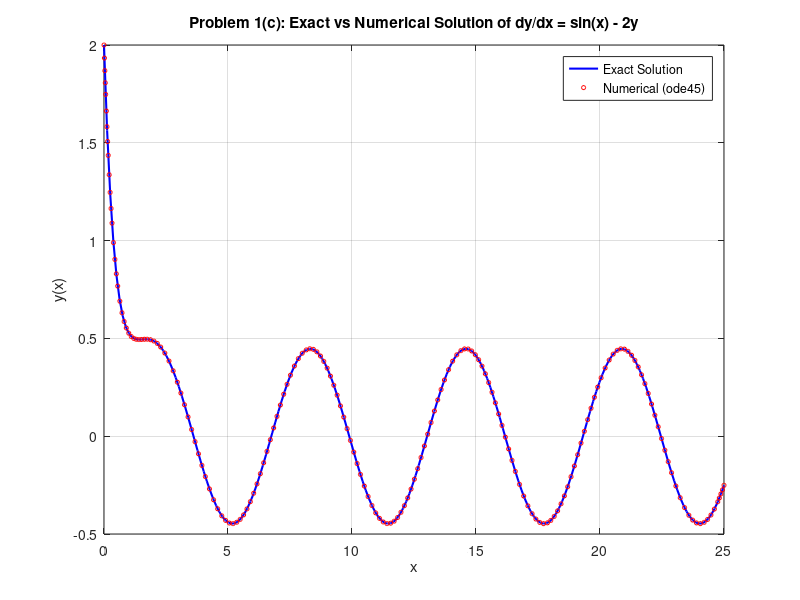
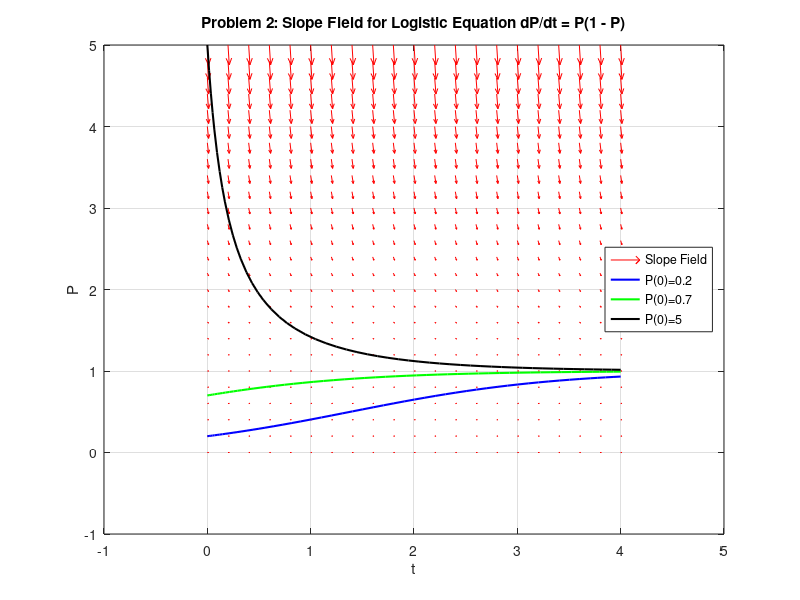

MATLAB code for these plots, in order:
%% YourLastName-Lab1-main.m
% Lab 1 - Differential Equations with MATLAB
% Name: Nouh Shaikh
% Date: October 12 2025
% Course: MTH 286
%
% ------------------------------------------------------------
% Problem 1: Solve dy/dx = sin(x) - 2y, y(0) = 2
% ------------------------------------------------------------

clc; clear; close all

%% (a) Exact Solution Derivation (symbolic form)
% dy/dx + 2y = sin(x)
% Integrating factor = e^(2x)
% Exact solution: y(x) = (2*sin(x) - cos(x))/5 + (11/5)*exp(-2x)

y_exact = @(x) (2*sin(x) - cos(x))/5 + (11/5)*exp(-2*x);

%% (b) Evaluate y(x) at x = 1, 5, 15
x_vals = [1 5 15];
y_vals = y_exact(x_vals);

fprintf('Problem 1(b): Exact solution values\n');
for i = 1:length(x_vals)
    fprintf('y(%2.0f) = %.6f\n', x_vals(i), y_vals(i));
end

%% (c) Plot exact and numerical solutions on [0, 25]
f = @(x, y) sin(x) - 2*y;  
[x_num, y_num] = ode45(f, [0 25], 2); 

x_exact = linspace(0, 25, 200);
y_exact_vals = y_exact(x_exact);

figure(1)
plot(x_exact, y_exact_vals, 'b-', 'LineWidth', 1.5); hold on
plot(x_num, y_num, 'ro', 'MarkerSize', 3);
xlabel('x'); ylabel('y(x)');
title('Problem 1(c): Exact vs Numerical Solution of dy/dx = sin(x) - 2y');
legend('Exact Solution', 'Numerical (ode45)', 'Location', 'northeast');
grid on

%% ------------------------------------------------------------
% Problem 2: Logistic Equation
% dP/dt = P(1 - P),   0 ≤ t ≤ 4,   0 ≤ P ≤ 5
% ------------------------------------------------------------

[t, P] = meshgrid(0:0.2:4, 0:0.2:5); 
dPdt = P .* (1 - P);
dt = ones(size(t));

figure(2)
quiver(t, P, dt, dPdt, 'r');
xlabel('t'); ylabel('P');
title('Problem 2: Slope Field for Logistic Equation dP/dt = P(1 - P)');
hold on

% Plot three solutions with different initial conditions
f2 = @(t, P) P .* (1 - P);
P0 = [0.2, 0.7, 5];
colors = ['b', 'g', 'k'];

for i = 1:length(P0)
    [t_num, P_num] = ode45(f2, [0 4], P0(i));
    plot(t_num, P_num, 'Color', colors(i), 'LineWidth', 1.5);
end

legend('Slope Field', 'P(0)=0.2', 'P(0)=0.7', 'P(0)=5', 'Location', 'east');
grid on
hold off

fprintf('\nProblem 2 completed: Slope field and trajectories plotted.\n');
